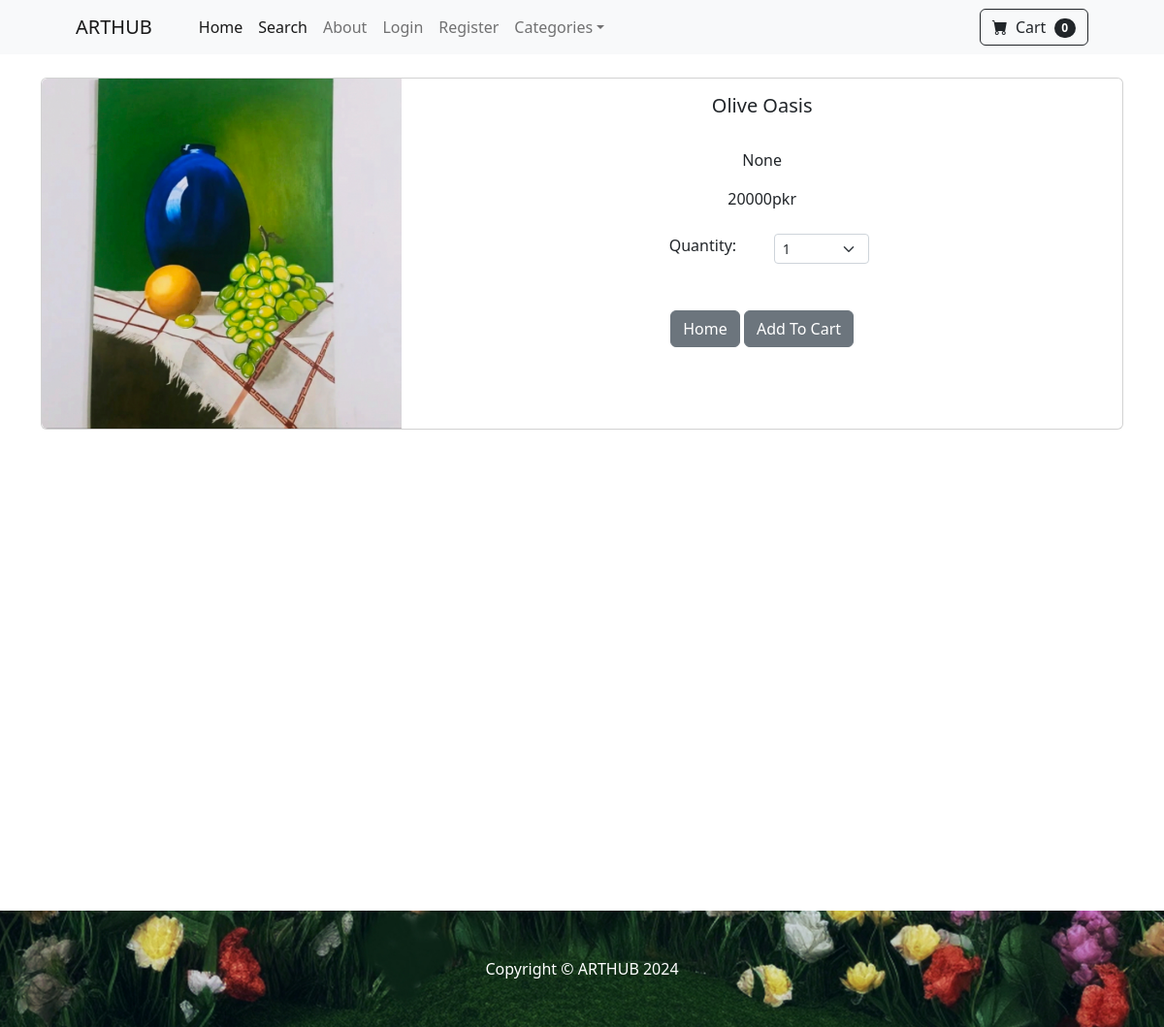
The app's page /product/3 with its own data.
### store/models.py (models this page shows, shortened)
class Product(models.Model):
	name = models.CharField(max_length=100)
	price = models.DecimalField(default=0, decimal_places=0, max_digits=10)
	category = models.ForeignKey(Category, on_delete=models.CASCADE, default=1)
	description = models.CharField(max_length=250, default='', blank=True, null=True)
	image = models.ImageField(upload_to='uploads/product/')
	is_sale = models.BooleanField(default=False)
	sale_price = models.DecimalField(default=0, decimal_places=0, max_digits=10)

### store/views.py (the view)
# urls.py: path('product/<int:pk>', views.product, name='product'),
def product(request,pk):
	product = Product.objects.get(id=pk)
	return render(request, 'product.html', {'product':product})

### cart/cart.py (called while the page is built)
	def __len__(self):
		return len(self.cart)

### cart/context_processors.py (called while the page is built)
def cart(request):
	return {'cart': Cart(request)}

### store/templates/product.html (shortened to what this page needs)
{% extends 'base.html' %}
{% block content %}
<div class="container">
<br/>
<div class="card mb-3">
  <div class="row g-0">
    <div class="col-md-4">
      <img src="{{ product.image.url }}" class="img-fluid rounded-start" alt="...">
    </div>
    <div class="col-md-8">
      <div class="card-body">
        <center>
        <h5 class="card-title">{{ product.name }}</h5>
        <br/>
        <p class="card-text justified">{{ product.description }}</p>
        {% if product.is_sale %}
        <div class="d-flex justify-content-center small text-warning mb-2">
                <div class="bi-star-fill"></div>
                &nbsp;&nbsp;Sale!&nbsp;&nbsp;
                <div class="bi-star-fill"></div>
                </div>
                <strike>
                {{ product.price }}pkr
                </strike>
                &nbsp;
                {{ product.sale_price }}pkr
        {% else %}
            {{ product.price }}pkr
        {% endif %}
            <br/><br/>
<div class="row justify-content-center">
    <div class="col-md-2">Quantity:</div>
                <div class="col-md-2">
                <select class="form-select form-select-sm" id="qty-cart">
                  <option value="1">1</option>
                </select>
                </div>
            </div>
            <br/><br/>
        <a href="{% url 'home'%}" class="btn btn-secondary">Home</a>
        <button type="button" value="{{ product.id }}" class="btn btn-secondary" id="add-cart">Add To Cart</button>
    </center>
      </div>
    </div>
  </div>
</div>
</div>
<br/><br/><br/><br/><br/><br/><br/><br/><br/><br/><br/><br/><br/><br/><br/><br/><br/><br/><br/><br/>
{% endblock %}

### records on screen
Product: image (picture), name "Olive Oasis", description "None", price "20000"

### other values on screen
{{ cart|length }} "0"
